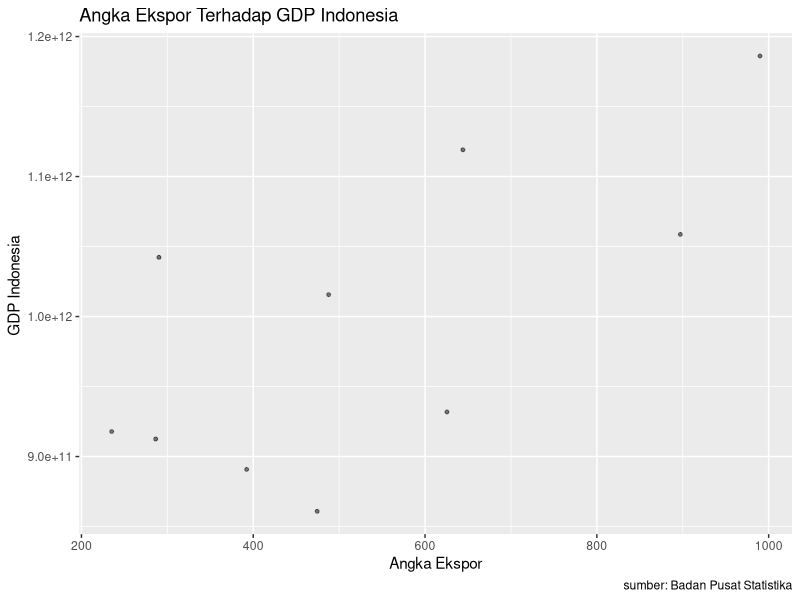

Write the R code that produced this figure.
## ---- chunk 1
setwd('D:/METOPEL')
library(tidyverse)
library(readxl)
library(writexl)
dat<-read_excel('uasmetopel.xlsx')
## ---- chunk 2
#| label: fig-mpg
#| fig-cap: "City and highway mileage for 38 popular models of cars.Color by number of cylinders"
 dat<-read_excel('uasmetopel.xlsx')
ggplot(data=dat,aes(x=Ekspor,y=GDP)) +
  geom_point(alpha=0.5, size=1, color='black') + # setiap nambah command, selalu kasih tanda +
  labs(title="Angka Ekspor Terhadap GDP Indonesia",
       x="Angka Ekspor",
       y="GDP Indonesia ",
       caption = "sumber: Badan Pusat Statistika")#
## ---- chunk 3
dat<-read_excel('uasmetopel.xlsx')
reg1<-lm(GDP~Ekspor,data=dat)
summary(reg1)
